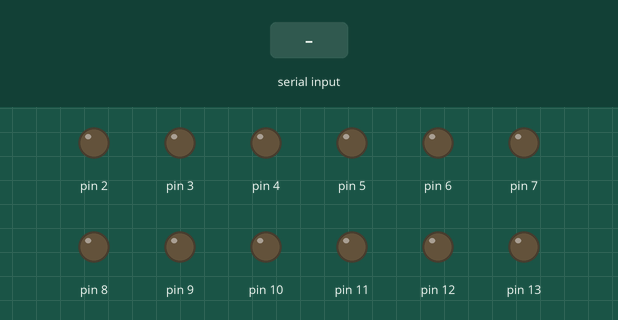
This sketch was run on a simulated Arduino Uno, built with avr-gcc and run on an emulated ATmega328P. Parts: output pins drawn as LEDs (lit = HIGH). The test bench sets the inputs (shaded band).

Above: at 1.2 s.
1.3 s: "a\n" received over Serial
At 1.6 s:
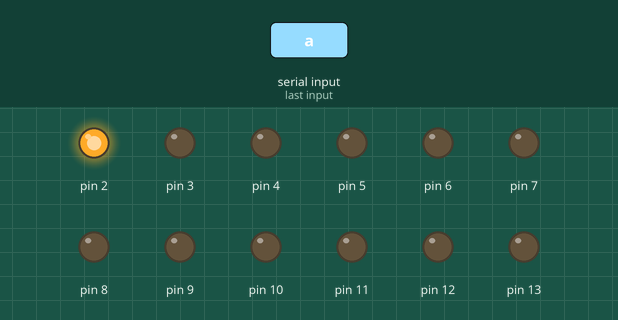
2.8 s: "*\n" received over Serial
At 3.9 s:
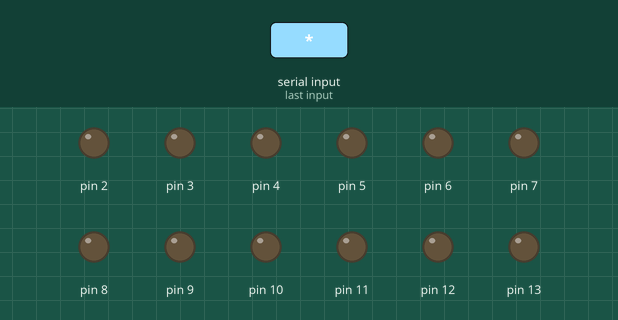
Timing chart, 0 to 5.8 s (numbered marks = the images above; inputs shaded):
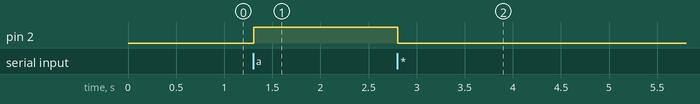

The sketch:

Arduino_prg.ino
```cpp
char labview;
String data;

void setup(){
  Serial.begin(9600);
  for(int i=2; i<14; i++)
    {pinMode(i, OUTPUT);}
}

void loop(){
   if(Serial.available())
  {
    labview = Serial.read();
    delay(2);
    data += labview;
    if(labview=='\n')
    {
      if(data[0]=='a')
      {digitalWrite(2,HIGH);}
      if(data[0]=='*')
      {digitalWrite(2,LOW);}

      if(data[1]=='b')
      {digitalWrite(3,HIGH);}
      if(data[1]=='*')
      {digitalWrite(3,LOW);}

      if(data[2]=='c')
      {digitalWrite(4,HIGH);}
      if(data[2]=='*')
      {digitalWrite(4,LOW);}

      if(data[3]=='d')
      {digitalWrite(5,HIGH);}
      if(data[3]=='*')
      {digitalWrite(5,LOW);}

      if(data[4]=='e')
      {digitalWrite(6,HIGH);}
      if(data[4]=='*')
      {digitalWrite(6,LOW);}

      if(data[5]=='f')
      {digitalWrite(7,HIGH);}
      if(data[5]=='*')
      {digitalWrite(7,LOW);}

      if(data[6]=='g')
      {digitalWrite(8,HIGH);}
      if(data[6]=='*')
      {digitalWrite(8,LOW);}

      if(data[7]=='h')
      {digitalWrite(9,HIGH);}
      if(data[7]=='*')
      {digitalWrite(9,LOW);}

      if(data[8]=='i')
      {digitalWrite(10,HIGH);}
      if(data[8]=='*')
      {digitalWrite(10,LOW);}

      if(data[9]=='j')
      {digitalWrite(11,HIGH);}
      if(data[9]=='*')
      {digitalWrite(11,LOW);}

      if(data[10]=='k')
      {digitalWrite(12,HIGH);}
      if(data[10]=='*')
      {digitalWrite(12,LOW);}

      if(data[11]=='l')
      {digitalWrite(13,HIGH);}
      if(data[11]=='*')
      {digitalWrite(13,LOW);}

      data="";

      delay(50);

    }
  }
}
```

Measured:
- after the input at 1.3 s, pin 2: LOW → HIGH at once
- after the input at 2.8 s, pin 2: HIGH → LOW at once
